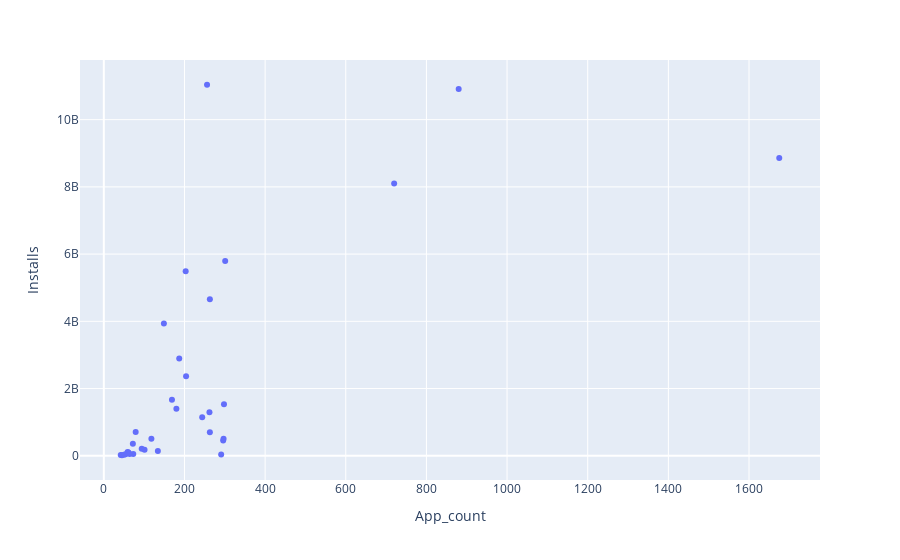

Notebook source saved alongside this figure:
### Code cell
scat = px.scatter(df_merged, x='App_count', y='Installs')
scat.show()

### Figure 1 — Plotly figure (JSON) as saved in the notebook; plotly's stock layout.template omitted (floating-point values rounded to 4 significant figures)
{"data": [{"hovertemplate": "App_count=%{x}<br>Installs=%{y}<extra></extra>", "legendgroup": "", "marker": {"color": "#636efa", "symbol": "circle"}, "mode": "markers", "name": "", "orientation": "v", "showlegend": false, "type": "scatter", "x": [59, 73, 42, 169, 263, 54, 256, 134, 101, 79, 45, 1675, 296, 94, 880, 244, 61, 64, 297, 118, 291, 204, 50, 298, 263, 301, 180, 203, 262, 720, 187, 149, 72], "xaxis": "x", "y": [113233100, 53129800, 26916200, 1665791655, 697018120, 44931100, 11038241530, 140912410, 176851000, 708660000, 15949410, 8859955490, 455249400, 211677750, 10912762717, 1144006220, 97072000, 52083000, 503611120, 503267560, 38252676, 2369110650, 31116110, 1532352930, 4658143130, 5793070180, 1400331540, 5487841475, 1296431465, 8100724500, 2894859300, 3931797200, 361096500], "yaxis": "y"}], "layout": {"legend": {"tracegroupgap": 0}, "margin": {"t": 60}, "xaxis": {"anchor": "y", "domain": [0, 1], "title": {"text": "App_count"}}, "yaxis": {"anchor": "x", "domain": [0, 1], "title": {"text": "Installs"}}}}
